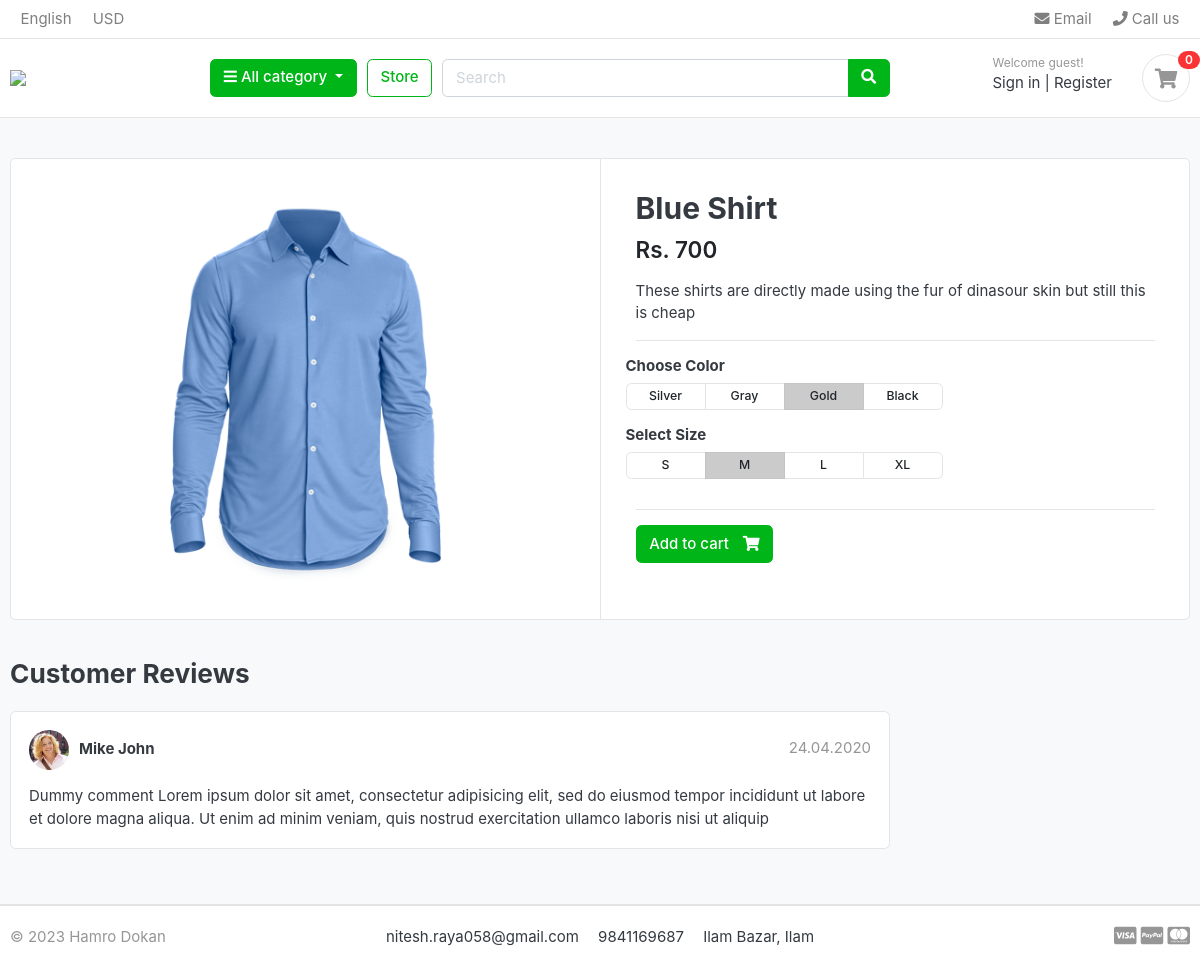
Page /store/shirt/blue-shirt/ on the committed database.
### store/models.py (models this page shows, shortened)
class Product(models.Model):
    product_name = models.CharField(max_length=100)
    slug = models.SlugField(max_length=50)
    price = models.IntegerField()
    description = models.TextField(max_length=500, blank=True)
    Image = models.ImageField(upload_to="photos/products")
    stock = models.IntegerField()
    is_available = models.BooleanField(default=True)
    category = models.ForeignKey(Category, on_delete=models.CASCADE)
    created_date = models.DateTimeField(auto_now_add=True)
    modified_date = models.DateTimeField(auto_now=True)

### store/views.py (the view)
# urls.py: path('<slug:category_slug>/<slug:product_slug>/',views.product_detail, name='product_detail'),
def product_detail(request, category_slug, product_slug):
    try:
        single_product = Product.objects.get(category__slug=category_slug, slug=product_slug)
        in_cart = CartItem.objects.filter(cart__cart_id=_cart_id(request),product=single_product).exists()
    except Exception as e:
        raise e
    context = {
        'single_product': single_product,
        'in_cart': in_cart,
    }
    return render(request, 'store/product_detail.html', context)

### carts/context_processors.py (called while the page is built)
def counter(request):
    cart_count = 0
    if 'admin' in request.path:
        return {}
    else:
        try:
            cart = Cart.objects.filter(cart_id=_cart_id(request))
            cart_items = CartItem.objects.all().filter(cart=cart[:1])
            for cart_item in cart_items:
                cart_count += cart_item.quantity
        except Cart.DoesNotExist:
            cart_count = 0
    return dict(cart_count=cart_count)

### carts/views.py (called while the page is built)
def _cart_id(request):
    cart = request.session.session_key
    if not cart:
        cart = request.session.create()
    return cart

### category/context_processors.py (called while the page is built)
def menu_links(request):
    link = Category.objects.all()
    return dict(links=link)

### category/models.py (called while the page is built)
    def get_url(self):
        return reverse('product_by_category', args=[self.slug])

### templates/store/product_detail.html
{% extends 'base.html' %}
{% load static %}
{% block content %}
    <section class="section-content padding-y bg">
        <div class="container">
        <div class="card">
            <div class="row no-gutters">
                <aside class="col-md-6">
        <article class="gallery-wrap">
            <div class="img-big-wrap">
            <a href="#"><img src="{{ single_product.Image.url }}"></a>
            </div>
        </article>
                </aside>
                <main class="col-md-6 border-left">
        <article class="content-body">
        <h2 class="title">{{single_product.product_name}}</h2>
        <div class="mb-3">
            <var class="price h4">Rs. {{single_product.price}}</var>
        </div>
        <p>{{single_product.description}}</p>
        <hr>
            <div class="row">
                <div class="item-option-select">
                    <h6>Choose Color</h6>
                    <div class="btn-group btn-group-sm btn-group-toggle" data-toggle="buttons">
                    <label class="btn btn-light">
                        <input type="radio" name="radio_color"> Silver
                    </label>
                    <label class="btn btn-light">
                        <input type="radio" name="radio_color" > Gray
                    </label>
                    <label class="btn btn-light active">
                        <input type="radio" name="radio_color checked"> Gold
                    </label>
                    <label class="btn btn-light">
                        <input type="radio" name="radio_color"> Black
                    </label>
                    </div>
                </div>
            </div>
            <div class="row">
                <div class="item-option-select">
                    <h6>Select Size</h6>
                    <div class="btn-group btn-group-sm btn-group-toggle" data-toggle="buttons">
                    <label class="btn btn-light">
                        <input type="radio" name="radio_color"> S
                    </label>
                    <label class="btn btn-light active">
                        <input type="radio" name="radio_color" checked> M
                    </label>
                    <label class="btn btn-light">
                        <input type="radio" name="radio_color"> L
                    </label>
                    <label class="btn btn-light">
                        <input type="radio" name="radio_color"> XL
                    </label>
                    </div>
                </div>
            </div>
            <hr>
            {% if single_product.stock < 1 %}
                <h3 class="text-danger">Out of stock</h3>
            {% else %}
                {% if in_cart %}
                    <span class="btn btn-success">Added to cart <i class="fa-solid fa-check"></i></span>
                    <a class="btn btn-outline-success" href="{% url 'cart' %}">View Cart <i class="fa-regular fa-eye"></i></a>
                {% else %}
                    <a href="{% url 'add_cart' single_product.id %}" class="btn  btn-success"> <span class="text">Add to cart</span> <i class="fas fa-shopping-cart"></i>  </a>
                {% endif %}
            {% endif %}
        </article>
                </main>
            </div>
        </div>
        <br>
        <div class="row">
                    <div class="col-md-9">
            <header class="section-heading">
                <h3>Customer Reviews </h3>
            </header>
            <article class="box mb-3">
                <div class="icontext w-100">
                    <img src="./images/avatars/avatar1.jpg" class="img-xs icon rounded-circle">
                    <div class="text">
                        <span class="date text-muted float-md-right">24.04.2020 </span>
                        <h6 class="mb-1">Mike John </h6>
                    </div>
                </div>
                <div class="mt-3">
                    <p>
                        Dummy comment Lorem ipsum dolor sit amet, consectetur adipisicing elit, sed do eiusmod
                        tempor incididunt ut labore et dolore magna aliqua. Ut enim ad minim veniam,
                        quis nostrud exercitation ullamco laboris nisi ut aliquip
                    </p>
                </div>
            </article>
            </div>
        </div>
        </div>
        </section>
{% endblock content %}

### static/css/ui.css (style rules this page uses)
html { font-family: "Inter", sans-serif; font-size: 15px; }
.content-body { flex: 1 1 auto; padding: 2rem 2.3rem; }
.img-xs, .img-sm, .img-md, .img-lg { -o-object-fit: cover; object-fit: cover; flex-shrink: 0; flex-grow: 0; }
.img-xs { width: 40px; height: 40px; }
.padding-y { padding-top: 40px; padding-bottom: 40px; }
var { font-style: normal; }
article:after, .form-group:after { display: block; clear: both; content: ""; }
.bg { background-color: #f8f9fa; }
.section-heading { margin-bottom: 20px; margin-top: 15px; }
p:last-child { margin-bottom: 0; }
.btn-light { background-color: #fff; border-color: #e4e4e4; }
.btn .text + i { margin-left: 10px; }
.icontext { display: inline-flex; align-items: center; vertical-align: middle; }
.icontext .text { width: 100%; line-height: 1.2; }
.icontext .icon { position: relative; margin-right: 10px; flex-shrink: 0; flex-grow: 0; }
.price { font-weight: 600; color: #212529; }
.box { padding: 18px; background: #fff; border-radius: 0.37rem; border: 1px solid #e4e4e4; }
.box img { max-width: 100%; }
.gallery-wrap .img-big-wrap { margin-bottom: 10px; border-radius: 0.37rem; overflow: hidden; background-color: #fff; }
.gallery-wrap .img-big-wrap a { text-align: center; display: block; }
.gallery-wrap .img-big-wrap img { height: 450px; width: auto; display: inline-block; }
.item-option-select { margin-bottom: 1rem; display: inline-block; margin-right: 15px; }
.item-option-select .btn { min-width: 80px; }

### rows in the picture
Product: Image (picture), product_name "Blue Shirt", price "700", description "These shirts are directly made using the fur of dinasour skin but still this is cheap"

### other values in the picture
{{ cart_count }} "0"
